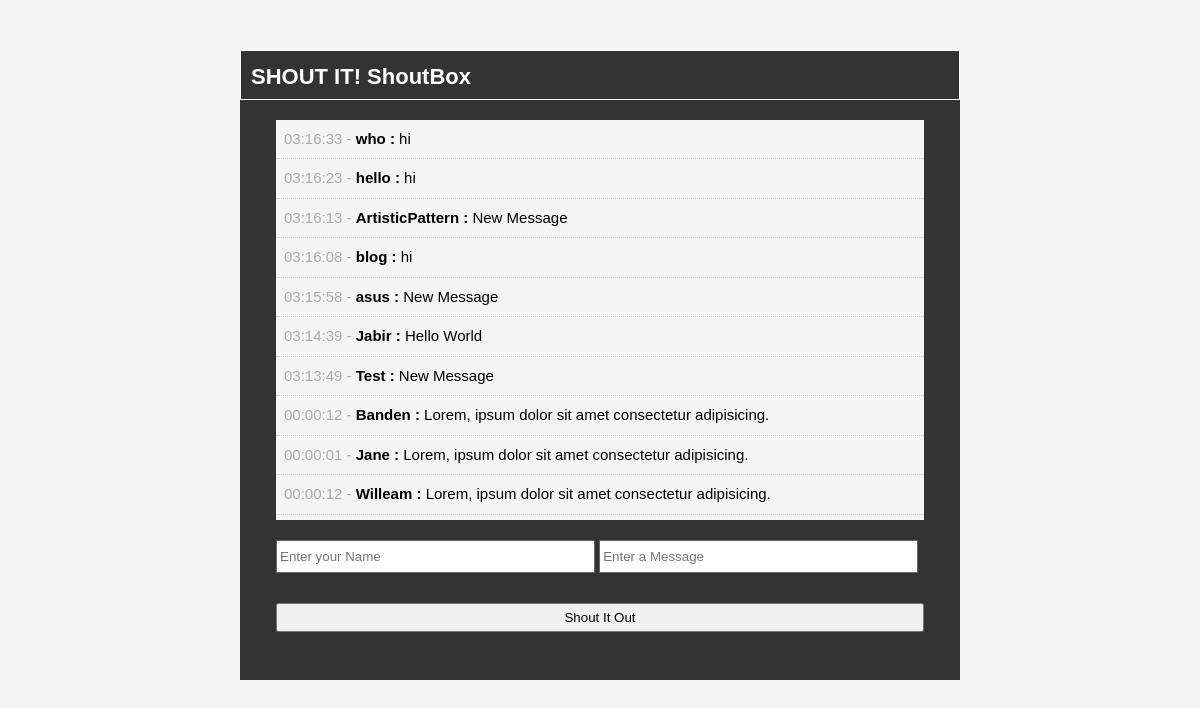
The page / on the database its author committed.
### tables this page shows
CREATE TABLE `shout` (
  `id` int(11) NOT NULL,
  `user` varchar(50) NOT NULL,
  `message` text NOT NULL,
  `time` time NOT NULL
);

### index.php (the view, shortened to what this page needs)
<?php
    include ('database.php');
$query= "SELECT * FROM shout ORDER BY id DESC";
$shouts = mysqli_query($con, $query);
?>
<!DOCTYPE html>
<html lang="en">
<head>
    <link rel="stylesheet" href="css/style.css">
</head>
<body>
    <div id="cotainer">
        <header>
            <h1>SHOUT IT! ShoutBox</h1>
        </header>
        <div id="shouts">
            <ul>
                <?php while ($row = mysqli_fetch_assoc($shouts)):?>
                    <li class='shout'><span><?php echo $row['time']?> - </span><strong><?php echo $row['user']?> :</strong> <?php echo $row['message']?></li>
                <?php endwhile;?>
            </ul>
        </div>
        <div id="input">
            <form action="process.php" method="post">
                <input type="text" name="user" placeholder="Enter your Name">
                <input type="text" name="message" placeholder="Enter a Message">
                <br>
                <input class="shout-btn" type="submit" name="submit" value="Shout It Out">
            </form>
        </div>
    </div>
</body>
</html>

### css/style.css (style rules this page uses)
* { margin: 0; padding: 0; }
body { font-family: arial; font-size: 15px; line-height: 1.5em; background: #f4f4f4; }
#cotainer { background: #333333; margin: 50px auto; width: 60%; overflow: auto; min-height: 630px; }
header h1 { color: #ffffff; font-size: 22px; padding: 15px 0 10px 10px; border: 1px solid #ffffff; }
#shouts { width: 90%; background: #f4f4f4; height: 400px; margin: 20px auto; overflow: auto; }
.shout { list-style: none; padding: 8px; border-bottom: 1px #cccccc dotted; }
.shout span { color: #aaaaaa; }
#input { width: 90%; min-height: 80px; margin: auto; padding: 0; }
#input input[type='text'] { height: 25px; width: 48%; padding: 3px; margin-bottom: 20px; border: 1px solid #666666; }
#input .shout-btn { padding: 5px; margin-bottom: 30px; width: 100%; margin: 10px auto; }

### rows shown on the page
shout: time "03:16:33", user "who", message "hi"
shout: time "03:16:23", user "hello", message "hi"
shout: time "03:16:13", user "ArtisticPattern", message "New Message"
shout: time "03:16:08", user "blog", message "hi"
shout: time "03:15:58", user "asus", message "New Message"
shout: time "03:14:39", user "Jabir", message "Hello World"
shout: time "03:13:49", user "Test", message "New Message"
shout: time "00:00:12", user "Banden", message "Lorem, ipsum dolor sit amet consectetur adipisicing."
shout: time "00:00:01", user "Jane", message "Lorem, ipsum dolor sit amet consectetur adipisicing."
shout: time "00:00:12", user "Willeam", message "Lorem, ipsum dolor sit amet consectetur adipisicing."
